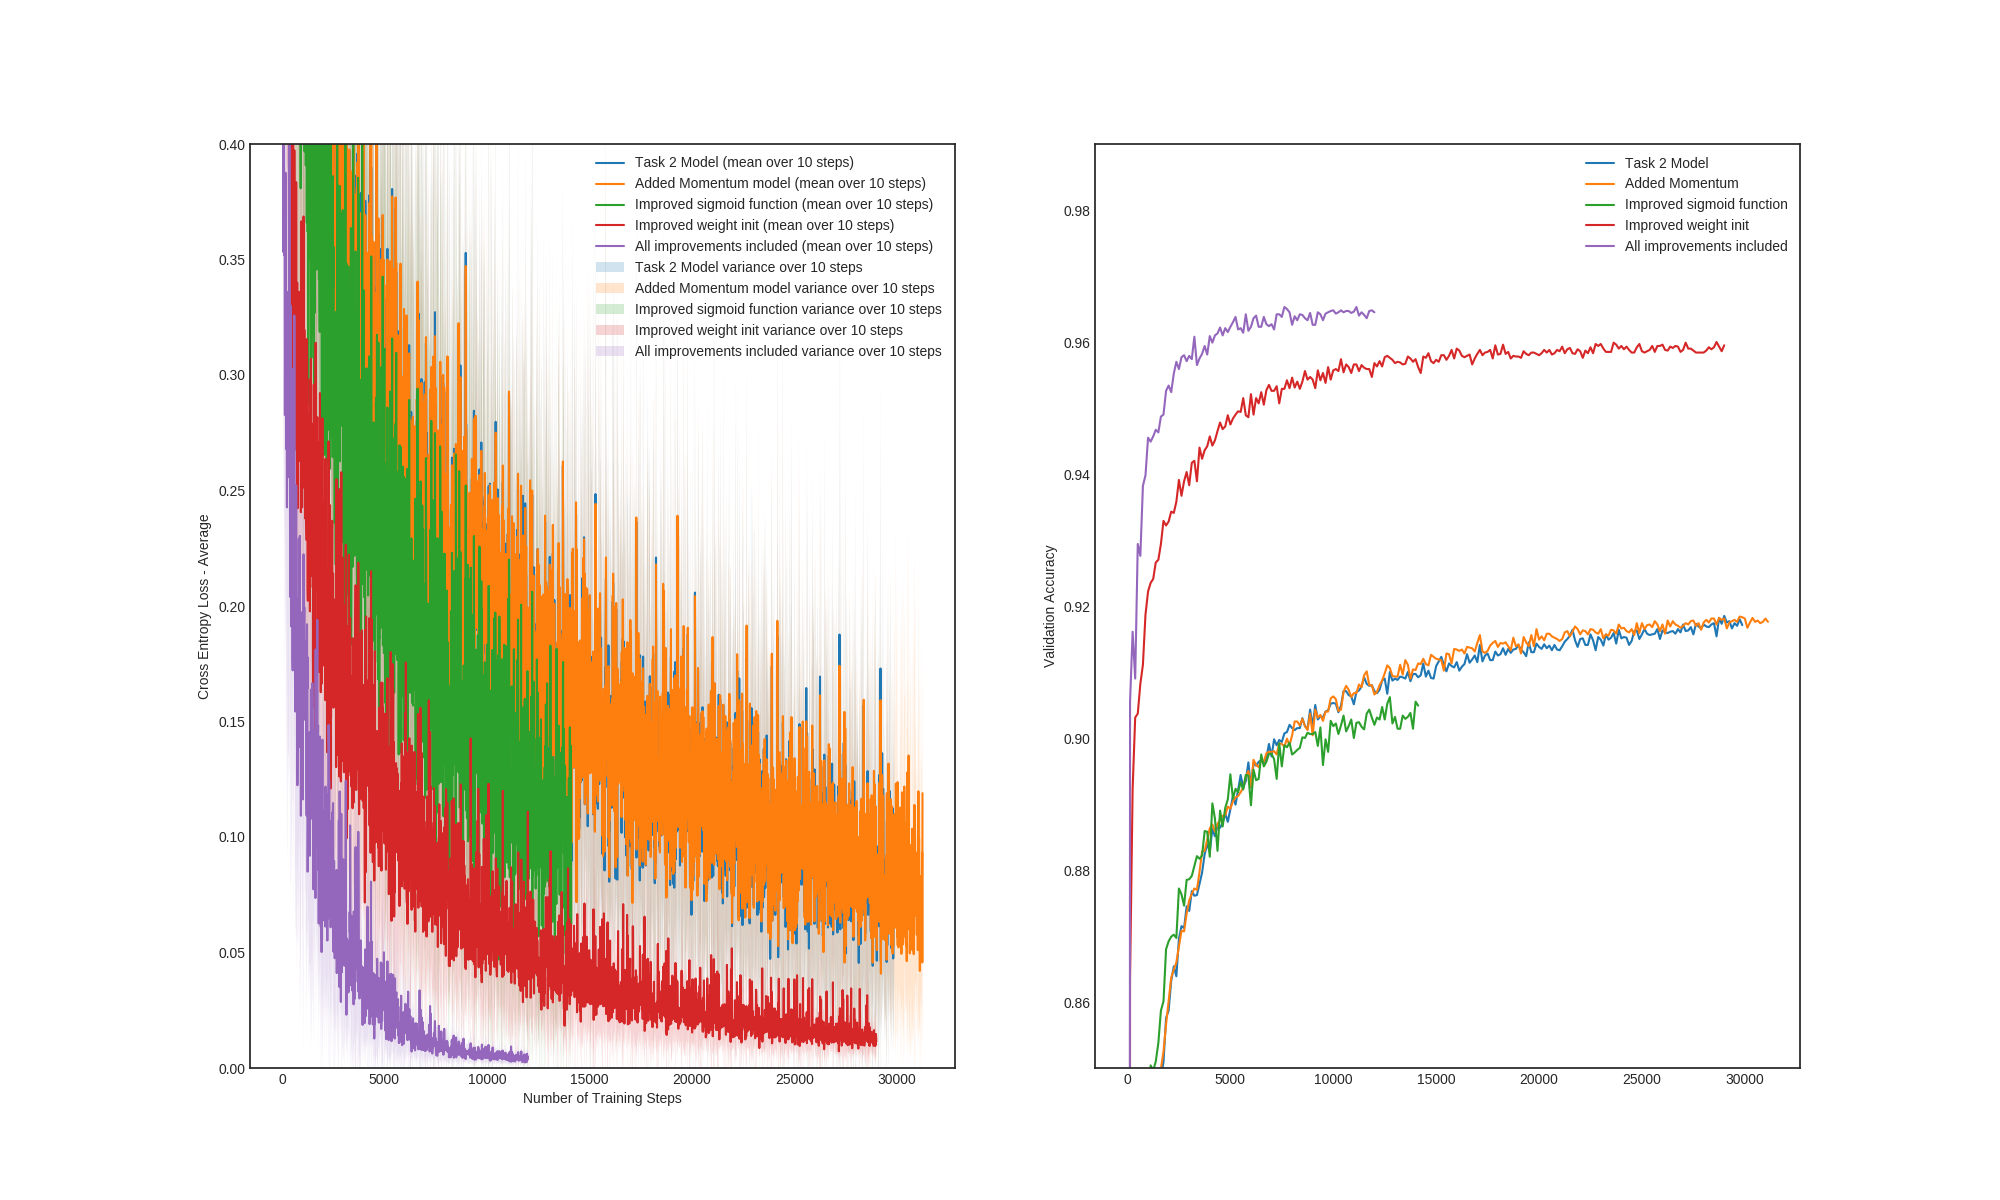

The Python source for this figure:
import utils
import matplotlib.pyplot as plt
from task2a import pre_process_images, one_hot_encode, SoftmaxModel
from task2 import SoftmaxTrainer
import numpy as np
plt.style.use('seaborn-white')

if __name__ == "__main__":
    # hyperparameters DO NOT CHANGE IF NOT SPECIFIED IN ASSIGNMENT TEXT
    num_epochs = 50
    learning_rate = .1
    batch_size = 32
    neurons_per_layer = [64, 10]
    momentum_gamma = .9  # Task 3 hyperparameter
    shuffle_data = True
    early_stop = True
    use_improved_sigmoid = False
    use_improved_weight_init = False
    use_momentum = False

    # Load dataset
    X_train, Y_train, X_val, Y_val = utils.load_full_mnist()
    mean = np.mean(X_train)
    std = np.std(X_train)
    X_train = pre_process_images(X_train, mean, std)

    X_val = pre_process_images(X_val, mean, std)
    Y_train = one_hot_encode(Y_train, 10)
    Y_val = one_hot_encode(Y_val, 10)

    model = SoftmaxModel(
        neurons_per_layer,
        use_improved_sigmoid,
        use_improved_weight_init)
    trainer = SoftmaxTrainer(
        momentum_gamma, use_momentum,
        model, learning_rate, batch_size, shuffle_data, early_stop,
        X_train, Y_train, X_val, Y_val,
    )
    train_history, val_history = trainer.train(num_epochs)

    ## RUN WITH MOMENTUM
    use_momentum = True
    model_momentum = SoftmaxModel(
        neurons_per_layer,
        use_improved_sigmoid,
        use_improved_weight_init)
    trainer_momentum = SoftmaxTrainer(
        momentum_gamma, use_momentum,
        model_momentum, learning_rate, batch_size, shuffle_data, early_stop,
        X_train, Y_train, X_val, Y_val,
    )
    train_history_momentum, val_history_momentum = trainer_momentum.train(
        num_epochs)


    ## RUN WITH IMPROVED SIGMOID
    use_momentum = False
    use_improved_sigmoid = True
    model_sigmoid = SoftmaxModel(
        neurons_per_layer,
        use_improved_sigmoid,
        use_improved_weight_init)
    trainer_sigmoid = SoftmaxTrainer(
        momentum_gamma, use_momentum,
        model_sigmoid, learning_rate, batch_size, shuffle_data, early_stop,
        X_train, Y_train, X_val, Y_val,
    )
    train_history_sigmoid, val_history_sigmoid = trainer_sigmoid.train(
        num_epochs)

    ## RUN WITH IMPROVED WEIGHT
    use_improved_sigmoid = False
    use_improved_weight_init = True

    model_weight = SoftmaxModel(
        neurons_per_layer,
        use_improved_sigmoid,
        use_improved_weight_init)
    trainer_weight = SoftmaxTrainer(
        momentum_gamma, use_momentum,
        model_weight, learning_rate, batch_size, shuffle_data, early_stop,
        X_train, Y_train, X_val, Y_val,
    )
    train_history_weight, val_history_weight = trainer_weight.train(
        num_epochs)


    ## FINAL RUN
    use_momentum = True
    use_improved_sigmoid = True
    use_improved_weight_init = True
    model_final = SoftmaxModel(
        neurons_per_layer,
        use_improved_sigmoid,
        use_improved_weight_init)
    trainer_final = SoftmaxTrainer(
        momentum_gamma, use_momentum,
        model_final, learning_rate, batch_size, shuffle_data, early_stop,
        X_train, Y_train, X_val, Y_val,
    )
    train_history_final, val_history_final = trainer_final.train(
        num_epochs)

    # PLOT
    plt.figure(figsize=(20, 12))
    plt.subplot(1, 2, 1)
    utils.plot_loss(train_history["loss"], "Task 2 Model", npoints_to_average=10)
    utils.plot_loss(train_history_momentum["loss"], "Added Momentum model", npoints_to_average=10)
    utils.plot_loss(train_history_sigmoid["loss"], "Improved sigmoid function", npoints_to_average=10)
    utils.plot_loss(train_history_weight["loss"], "Imrpoved weight init", npoints_to_average=10)
    utils.plot_loss(train_history_final["loss"], "All improvements included", npoints_to_average=10)


    plt.ylim([0, .4])
    plt.subplot(1, 2, 2)
    plt.ylim([0.85, .99])


    utils.plot_loss(val_history["accuracy"], "Task 2 Model")
    utils.plot_loss(val_history_momentum["accuracy"], "Added Momentum")
    utils.plot_loss(val_history_sigmoid["accuracy"], "Improved sigmoid function")
    utils.plot_loss(val_history_weight["accuracy"], "Improved weight init")
    utils.plot_loss(val_history_final["accuracy"], "All improvements included")
    
    plt.ylabel("Validation Accuracy")
    plt.legend()
    plt.savefig("task3.png")

    plt.show()
